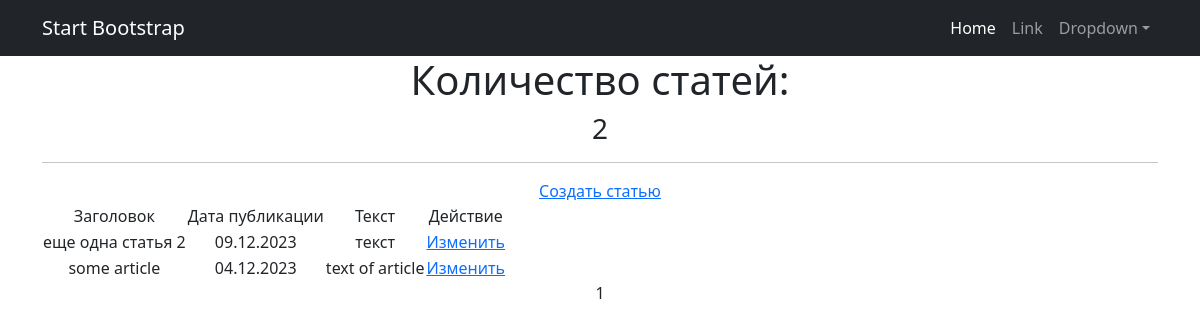
Page /newspaper/articles/ (signed in) on the committed database.
### newsapp/models.py (models this page shows, shortened)
class Post(models.Model):
    Article_or_News = [
        ('A', 'Статья'),
        ('N', 'Новость')
    ]
    heading = models.CharField(max_length=50)
    text = models.TextField()
    post_rate = models.IntegerField(default=0)
    date_time = models.DateTimeField(auto_now_add=True)
    author = models.ForeignKey(Author, on_delete=models.CASCADE)
    choice = models.CharField(max_length=1, choices=Article_or_News, default='N')
    categories = models.ManyToManyField(Category, through='PostCategory')

### newsapp/views.py (the view)
# urls.py: path('articles/', ArticleList.as_view(), name='article_list'),
class ArticleList(ListView):
    model = Post
    ordering = '-date_time'
    template_name = 'all_articles.html'
    context_object_name = 'posts'
    paginate_by = 10
    def get_queryset(self):
        return Post.objects.filter(choice='A').order_by('-date_time')
    def get_context_data(self, **kwargs):
        context = super().get_context_data(**kwargs)
        context['time_now'] = datetime.datetime.utcnow()
        context['next_sale'] = None
        return context

### newsapp/templatetags/custom_filters.py (called while the page is built)
@register.filter()
def censor(sentence):
    text = sentence.split()
    for i, word in enumerate(text):
        if word in bad_words:
            text[i] = word[0] + '*'*(len(word)-2) + word[-1]
    return ' '.join(text)

### templates/all_articles.html (shortened to what this page needs)
{% extends 'flatpages/default.html' %}
{% load custom_filters %}
{% block content %}
    {% if posts %}
   <h1>Количество статей:</h1>
 <h3>{{ page_obj.paginator.count }}</h3>
   <hr>
{% if perms.newsapp.add_post %}
<a href="../articles/create">Создать статью</a>
{% endif %}
       <table>
           <tr>
               <td> Заголовок</td>
               <td>Дата публикации</td>
               <td>Текст</td>
               {% if perms.newsapp.change_post %}
               <td>Действие</td>
               {% endif %}
           </tr>
           {% for post in posts %}
           {% if post.choice == 'A' %}
           <tr>
               <td> {{post.heading|censor}} </td>
               <td> {{post.date_time|date:'d.m.Y'}} </td>
               <td> {{post.text|truncatewords:20|censor}} </td>
               {% if perms.newsapp.change_post %}
               <td><a href="../articles/{{post.id}}/edit">Изменить</a></td>
               {% endif %}
           </tr>
           {% endif %}
           {% endfor %}
       </table>
   {% else %}
       <h2>Статей нет!</h2>
   {% endif %}
{{ page_obj.number }}
{% endblock content %}

### rows in the picture
Post: heading|censor "еще одна статья 2", date_time "09.12.2023", text|censor "текст"
Post: heading|censor "some article", date_time "04.12.2023", text|censor "text of article"

### other values in the picture
{{ page_obj.paginator.count }} "2"
{{ page_obj.number }} "1"
